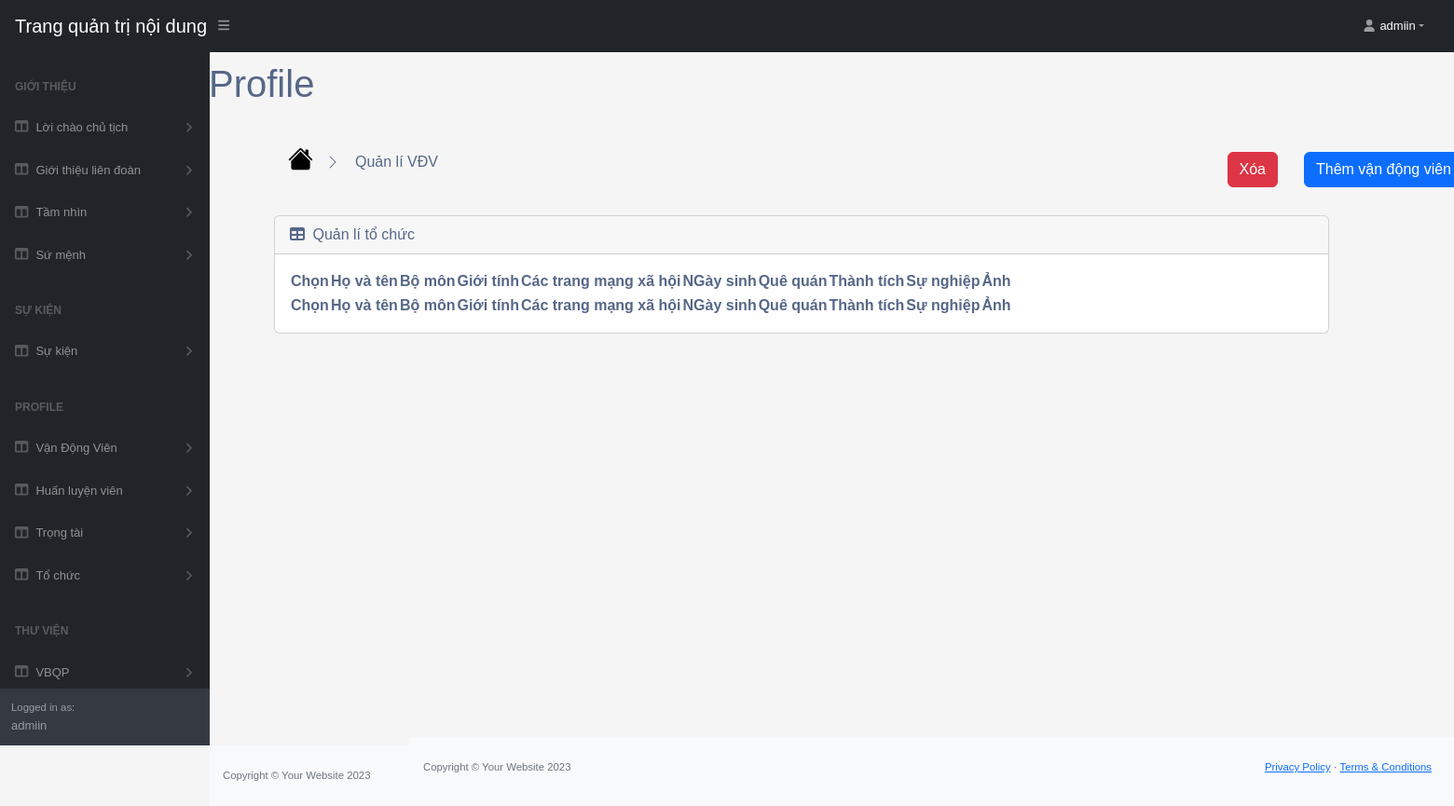
The page /profile/athlete/list/ (signed in) on the database as committed earlier.
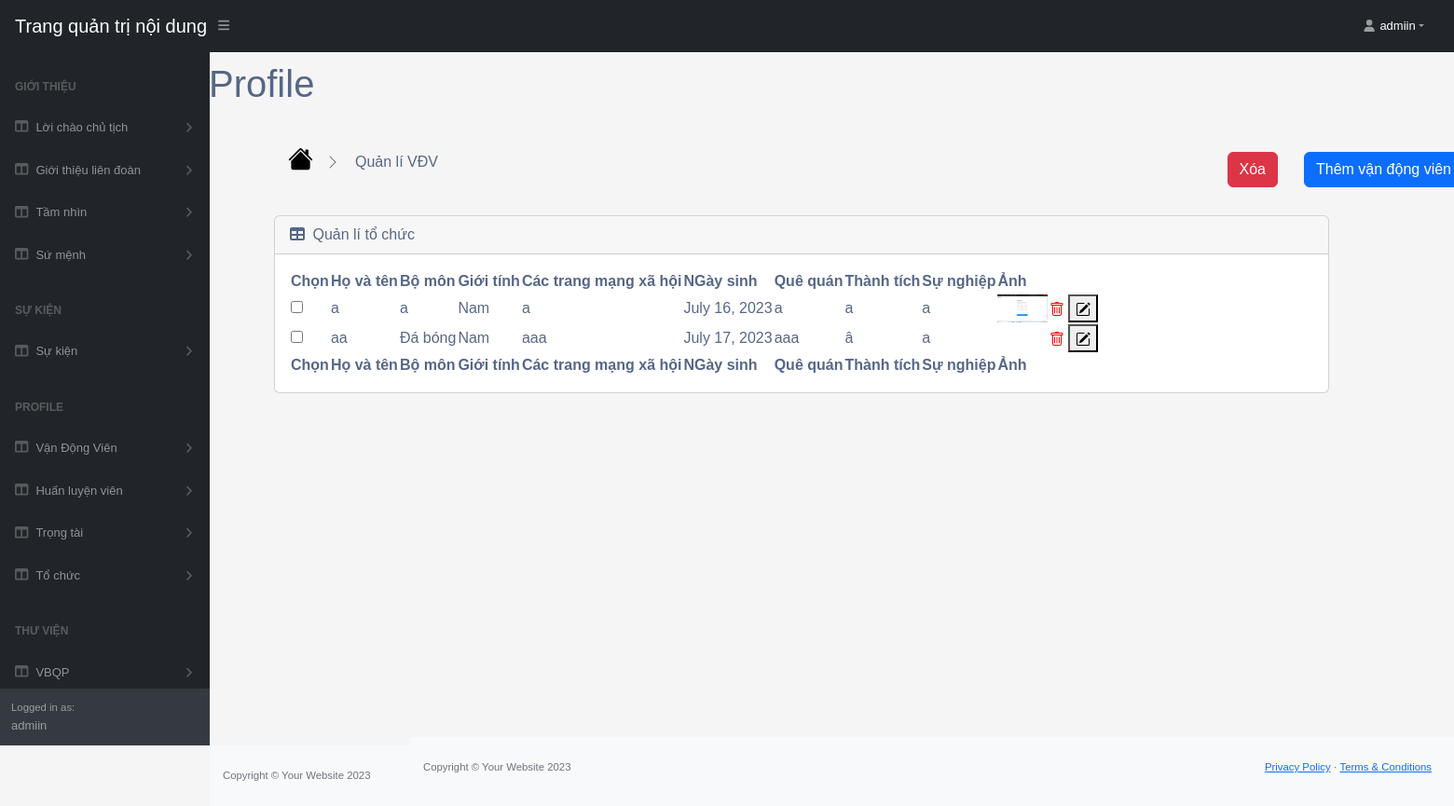
The same page on the database as committed later.
### app/models_profile.py (models this page shows, shortened)
class Athlete(models.Model):
    fullname = models.CharField(null=False, max_length=200)
    object = models.CharField(max_length=200, null=True)
    sex = models.CharField(max_length=5)
    social_network = models.CharField(max_length=200, null=True)
    date_of_birth = models.DateField()
    home_live = models.CharField(max_length=200, null=True)
    image = models.ImageField(null=True, blank=True)
    career = models.CharField(max_length=200, null=True)
    archie = models.TextField(null=False, max_length=100)
    @property
    def ImageURL(self):
        try:
            url = self.image.url
        except:
            url = ''
        return url

### app/view_profile.py (the view, shortened to what this page needs)
def list(request):
    if request.user.is_authenticated:
        athletes = Athlete.objects.all()
        return render(request, 'profile/tables_athlete.html', {'athletes': athletes})
    return render(request, 'profile/tables_athlete.html', {'athletes': None})

### app/templates/profile/tables_athlete.html (shortened to what the changed rows need)
{% extends 'app/base.html' %}
{% load static %}
    {% block tables_athlete %}
    <div class="container-fluid px-0 mt-0">
        <div id="layoutSidenav">
            <div id="layoutSidenav_content">
                <main style="transform: translate(-130px, -50px);">
                <div class="container-fluid px-1">
                    <div class="container-fluid" id="myDiv">
                        <h1 class="mt-4" style="transform: translate(-70px, -20px);">Profile</h1>
                        <div class="card mb-4" style="font-size: 16px;">
                            <div class="card-body" >
                                <form method="post" action="{% url 'list_athlete' %}">
                                <table id="datatablesSimple">
                                    <thead>
                                        <tr>
                                            <th>Chọn</th>
                                            <th>Họ và tên</th>
                                            <th>Bộ môn</th>
                                            <th>Giới tính</th>
                                            <th>Các trang mạng xã hội</th>
                                            <th>NGày sinh</th>
                                            <th>Quê quán</th>
                                            <th>Thành tích</th>
                                            <th>Sự nghiệp</th>
                                            <th>Ảnh</th>
                                            <th></th>
                                        </tr>
                                    </thead>
                                    <tfoot>
                                        <tr>
                                            <th>Chọn</th>
                                            <th>Họ và tên</th>
                                            <th>Bộ môn</th>
                                            <th>Giới tính</th>
                                            <th>Các trang mạng xã hội</th>
                                            <th>NGày sinh</th>
                                            <th>Quê quán</th>
                                            <th>Thành tích</th>
                                            <th>Sự nghiệp</th>
                                            <th>Ảnh</th>
                                            <th></th>
                                        </tr>
                                    </tfoot>
                                    <tbody>
                                        {% for athlete in athletes %}
                                        <tr>
                                          <td>
                                              <input name="delete_id" type="checkbox" value="{{ athlete.id }}">
                                          </td>
                                          <td>{{ athlete.fullname }}</td>
                                            <td>{{ athlete.object }}</td>
                                            <td>{{ athlete.sex }}</td>
                                            <td>{{ athlete.social_network }}</td>
                                            <td>{{ athlete.date_of_birth }}</td>
                                            <td>{{ athlete.home_live }}</td>
                                            <td>{{ athlete.archie }}</td>
                                            <td>{{ athlete.career }}</td>
                                              <td>
                                                    <img src="{{ athlete.ImageURL }}" alt="{{ athlete.name }}" height="30px">
                                              </td>
                                            <td>
                                        <button type="submit" name="delete_id" value="{{ athlete.id }}" class="delete-button">
                                        </button>
                                        <button type="submit" name="edit_id" value="{{ athlete.id }}" class="edit-button">
                                        </button>
                                          </td>
                                        </tr>
                                        {% endfor %}
                                      </tbody>
                                </table>
                                </form>
                            </div>
                        </div>
                    </div>
                    </div>
                </main>
            </div>
        </div>
        </div>
    {% endblock tables_athlete %}

Rows that differ between the two databases and show on the page:
added Athlete: fullname "a", object "a", sex "Nam", social_network "a", date_of_birth "July 16, 2023", home_live "a", archie "a", career "a", ImageURL (picture), {{ athlete.id }} 1 (drawn)
added Athlete: fullname "aa", object "Đá bóng", sex "Nam", social_network "aaa", date_of_birth "July 17, 2023", home_live "aaa", archie "â", career "a", {{ athlete.id }} 2 (drawn)
